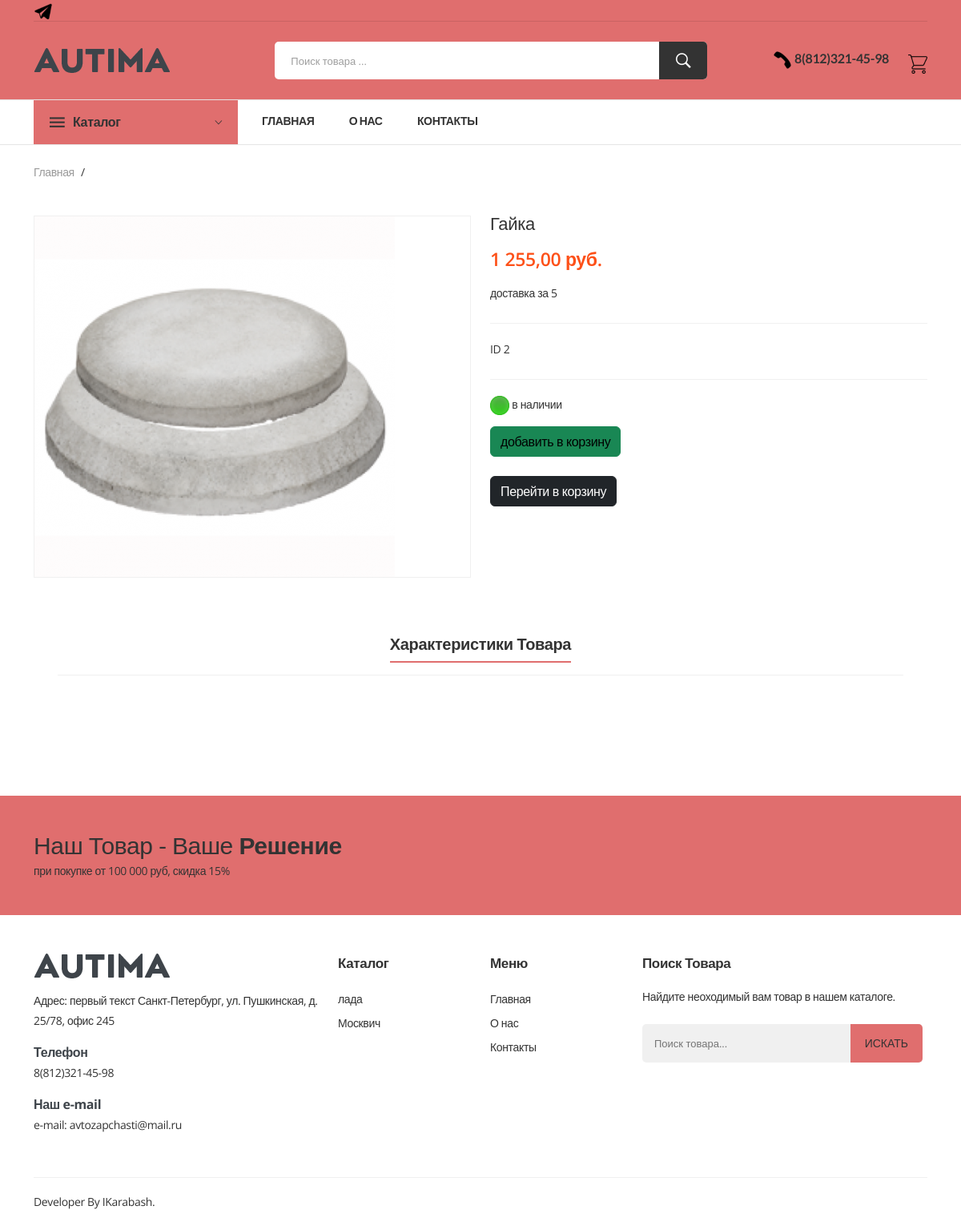
Page /product/2/gaika/ on the committed database.
### kompany/models.py (models this page shows, shortened)
class Network(models.Model):
    title_ikons = models.CharField(max_length=500, verbose_name='иконка соцсети')
    network_image = models.ImageField(upload_to='network_image', blank=True, verbose_name='картинка соцсети')
    url_network = models.TextField(blank=True, verbose_name='ссылка')
    class Meta:
        verbose_name = 'социальные сети'
        verbose_name_plural = 'социальные сети'

class Contact(models.Model):
    title_contact = models.CharField(max_length=200, verbose_name='контакт')
    body_contact = models.TextField(blank=True, default='', verbose_name='текст контакта')
    adress_one_contact = models.TextField(blank=True, default='', verbose_name='адрес')
    tel = models.CharField(max_length=200, verbose_name='телефон')
    web = models.TextField(blank=True, default='', verbose_name='email')
    network_ikons = models.ManyToManyField(Network, blank=True, default='', verbose_name='иконки соцсетей')
    class Meta:
        verbose_name = 'контакт'
        verbose_name_plural = 'контакты'

class Product(models.Model):
    name = models.CharField(max_length=200, db_index=True, verbose_name="Название")
    slug = models.SlugField(max_length=200, db_index=True)
    image = models.ImageField(upload_to='products/%Y/%m/%d/', blank=True, verbose_name="Изображение товара")
    srok = models.CharField(max_length=150, blank=True, verbose_name='Cрок поставки')
    description = RichTextUploadingField(blank=True, verbose_name="описание")
    price = models.DecimalField(max_digits=10, decimal_places=2, verbose_name="Цена")
    stock = models.PositiveIntegerField(verbose_name="На складе")
    available = models.BooleanField(default=True, verbose_name="Доступен")
    pop_prodaj = models.BooleanField(default=False, verbose_name="популярные товары")
    class Meta:
        ordering = ['name']
        index_together = [
            ['id', 'slug']
        ]
        verbose_name = 'Продукт'
        verbose_name_plural = 'Продукты'

class Brend(models.Model):
    title = models.CharField(max_length=200, db_index=True, verbose_name="брент")
    image = models.ImageField(upload_to='brends', blank=True, verbose_name='картинка бренда на главной стр')
    pod_brend = models.ManyToManyField(Pod_Brend, verbose_name='под бренд')
    class Meta:
        verbose_name = 'Бренд'
        verbose_name_plural = 'Бренд'
    def get_absolute_url(self):
        return reverse('pod_brand',
                        args=[self.id])

### kompany/views.py (the view)
# urls.py: path('product/<int:id>/<slug:slug>/', views.product_detail, name='product_detail'),
def product_detail(request, id, slug):
    product = get_object_or_404(Product, id=id, slug=slug, available=True)
    context = {
        'product': product,
        **get_constanta(),
    }
    return render(request, 'kompany/product_detail.html',context)

### cart/context_processors.py (called while the page is built)
def counter(request):
	item_count = 0
	if 'admin' in request.path:
		return {}
	else:
		try:
			cart = Cart.objects.filter(cart_id=_cart_id(request))
			cart_items = CartItem.objects.all().filter(cart=cart[:1])
			for cart_item in cart_items:
				item_count += cart_item.quantity
		except Cart.DoesNotExist:
			item_count = 0
	return dict(item_count=item_count)

### cart/views.py (called while the page is built)
def _cart_id(request):
    cart = request.session.session_key
    if not cart:
        cart = request.session.create()
    return cart

### kompany/utils.py (called while the page is built)
def get_constanta():
    contact = Contact.objects.all()
    brends = Brend.objects.all()
    upNetwork = Network.objects.all()
    return {
        'contact': contact,
        'brends': brends,
        'upNetwork': upNetwork,
        }

### kompany/templates/kompany/product_detail.html (shortened to what this page needs)
{% extends "index.html" %}
{% load humanize %}
{% block content %}
<div class="breadcrumbs_area">
    <div class="container">
        <div class="row">
            <div class="col-12">
                <div class="breadcrumb_content">
                    <ul>
                        <li><a href="{% url 'home_page' %}">главная</a></li>
                        </ul>
                </div>
            </div>
        </div>
    </div>
</div>
<div class="product_details mt-20">
    <div class="container">
        <div class="row">
            {% if product.image %}
            <div class="col-lg-6 col-md-6">
                <div class="product-details-tab">
                    <div id="img-1" class="zoomWrapper single-zoom">
                        <img src="{{ product.image.url }}"  alt="big-1">
                    </div>
                </div>
            </div>
            {% endif %}
            <div class="col-lg-6 col-md-6">
                <div class="product_d_right">
                    <form action="#">
                        <h1>{{product.name}}</h1>
                        <div class="price_box">
                            <span class="current_price">
                                {% if product.price %}
                                    {{ product.price|intcomma }} руб.
                                {% endif %}
                            </span>
                        </div>
                        <div class="product_desc">
                            <p> доставка за {{product.srok}} </p>
                        </div>
                        <div class="product_desc">
                            <p>  ID {{product.id}} <br>
                        </div>
                        {% if product.stock %}
                        <div class=" product_d_action">
                            <ul>
                                <li>
                                    <img src="/static/img/green_circle.png" alt=""> в наличии
                                </li>
                            </ul>
                        </div>
                        {% endif %}
                    </form>
                        {% if product.stock %}
                        <a  class="btn btn-success" href="{% url 'add_cart' product.id %}" style="color: black;">
                            добавить в корзину
                        </a>
                        {% endif %}
                    <br><br>
                    <div class="btn btn-dark">
                        <a href="{% url 'cart_detail' %}" style="color: #ffffff;">Перейти в корзину</a>
                    </div>
                </div>
            </div>
        </div>
    </div>
</div>
    <div class="contact_area">
        <div class="container">
                    <div class="col-12">
                        <div class="product_d_inner">
                            <div class="product_info_button">
                                <ul class="nav" role="tablist" id="nav-tab">
                                    <li>
                                        <a class="active" data-toggle="tab" href="#info" role="tab" aria-controls="info" aria-selected="false">
                                            Характеристики товара </a>
                                    </li>
                                </ul>
                            </div>
                        </div>
                    </div>
        </div>
    </div>
{% endblock %}

### templates/include/header.html (shortened to what this page needs)
    <header class="header_area ">
        {% load humanize %}
        <div class="header_top">
            <div class="container">
                <div class="top_inner">
                    <div class="row align-items-center">
                        <div class="col-lg-6 col-md-6">
                            <div class="follow_us">
                                <ul class="follow_link">
                                    {% for network in upNetwork %}
                                    <li><a href="#"><img src="{{ network.network_image.url }}"> </a></li>
                                    {% endfor %}
                                </ul>
                            </div>
                        </div>
                    </div>
                </div>
            </div>
        </div>
        <div class="header_middle">
            <div class="container">
                <div class="row align-items-center">
                    <div class="col-lg-3 col-md-6">
                        <div class="logo">
                            <a href="{% url 'home_page' %}"><img src="/static/img/logo/logo.png" alt=""></a>
                        </div>
                    </div>
                    <div class="col-lg-9 col-md-6">
                        <div class="middel_right">
                            <div class="search-container">
                                 <form action="{% url 'search' %}" method="GET">
                                    <div class="search_box">
                                        <input placeholder="Поиск товара ..." type="text" name="q">
                                        <button type="submit"><i class="ion-ios-search-strong"></i></button>
                                    </div>
                                </form>
                            </div>
                            <div class="middel_right_info">
                                <div class="header_wishlist">
                                {% for contact in contact %}
                                            <h4><img src="/static/img/teltr.png" alt=""> {{contact.tel}}</h4>
                                            {% endfor %}
                                </div>
                                <div class="mini_cart_wrapper">
                                        {% if item_count > 0 %}
                                    <a href="{% url 'cart_detail' %}">
                                        <h4>
                                            <img src="/static/icons/cart_icon.png" alt="">
                                            <span class="cart_quantity">{{ item_count  }}</span>
                                        </h4>
                                    </a>
                                        {% else %}
                                        <a href="{% url 'cart_detail' %}">
                                            <img src="/static/icons/cart_icon.png" alt="">
                                        </a>
                                        {% endif %}
                                </div>
                            </div>
                        </div>
                    </div>
                </div>
            </div>
        </div>
        <div class="header_bottom bottom_two sticky-header">
            <div class="container">
                <div class="row align-items-center">
                    <div class="col-12">
                        <div class="header_bottom_container">
                            <div class="categories_menu">
                                <div class="categories_title">
                                    <h2 class="categori_toggle">Каталог</h2>
                                </div>
                            </div>
                            <div class="main_menu">
                                <nav>
                                    <ul>
                                        <li><a href="{% url 'home_page' %}">Главная</a>
                                        </li>
                                        <li><a href="{% url 'onas' %}">О Нас</a></li>
                                        <li><a href="{% url 'contact' %}"> контакты </a></li>
                                    </ul>
                                </nav>
                            </div>
                        </div>
                    </div>
                </div>
            </div>
        </div>
    </header>

### templates/include/footer.html (shortened to what this page needs)
    <section class="call_to_action">
        <div class="container">
            <div class="row">
                <div class="col-12">
                    <div class="call_action_inner">
                        <div class="call_text">
                            <h3>Наш товар - Ваше <span>Решение</span></h3>
                            <p>при покупке от 100 000 руб, скидка 15%</p>
                        </div>
                    </div>
                </div>
            </div>
        </div>
    </section>
<footer class="footer_widgets">
    <div class="container">
        <div class="footer_top">
            <div class="row">
                <div class="col-lg-4 col-md-6">
                    <div class="widgets_container contact_us">
                        {% for contact in contact %}
                        <div class="footer_logo">
                            <a href="#"><img src="assets/img/logo/logo.png" alt=""></a>
                        </div>
                        <div class="footer_contact">
                            <p> Адрес: {{ contact.body_contact|safe }} {{ contact.adress_one_contact }}</p>
                            <p><span>Телефон</span> {{ contact.tel }}</p>
                            <p><span>Наш e-mail</span>e-mail: <a href="tel:1-800-345-6789">{{ contact.web }}</a></p>
                        </div>
                        {% endfor %}
                    </div>
                </div>
                <div class="col-lg-2 col-md-6 col-sm-6">
                    <div class="widgets_container widget_menu">
                        <h3>Каталог</h3>
                        <div class="footer_menu">
                            <ul>
                                {% for brends in brends %}
                                    <li><a href="{{ brends.get_absolute_url }}">
                                        {{brends.title}}</a>
                                    </li>
                                {% endfor %}
                            </ul>
                        </div>
                    </div>
                </div>
                <div class="col-lg-2 col-md-6 col-sm-6">
                    <div class="widgets_container widget_menu">
                        <h3>Меню</h3>
                        <div class="footer_menu">
                            <ul>
                                <li><a href="{% url 'home_page' %}">Главная</a></li>
                                <li><a href="{% url 'onas' %}">О нас</a></li>
                                <li><a href="{% url 'contact' %}">Контакты</a></li>
                            </ul>
                        </div>
                    </div>
                </div>
                <div class="col-lg-4 col-md-6">
                    <div class="widgets_container">
                        <h3>Поиск товара</h3>
                        <p>Найдите неоходимый вам товар в нашем каталоге.</p>
                        <div class="subscribe_form">
                            <form action="{% url 'search' %}" method="GET" class="mc-form footer-newsletter">
                                <input id="mc-email" type="text" name="q" autocomplete="off" placeholder="Поиск товара..." />
                                <button id="mc-submit">Искать</button>
                            </form>
                        </div>
                    </div>
                </div>
            </div>
        </div>
        <div class="footer_bottom">
            <div class="row">
                <div class="col-lg-6 col-md-6">
                    <div class="copyright_area">
                        <p>Developer by  <a href="https://t.me/Flymeor">IKarabash</a>.</p>
                    </div>
                </div>
            </div>
        </div>
    </div>
</footer>

### static/css/mestyle.css (style rules this page uses)
.btn.btn-dark a { color: black; text-decoration: none; }

### rows in the picture
Network: network_image (picture)
Contact: tel "8(812)321-45-98", body_contact "первый текст", adress_one_contact "Санкт-Петербург, ул. Пушкинская, д. 25/78, офис 245", web "avtozapchasti@mail.ru"
Product: image (picture), name "Гайка", price "1 255,00", srok "5", id "2"
Brend: title "лада"
Brend: title "Москвич"
